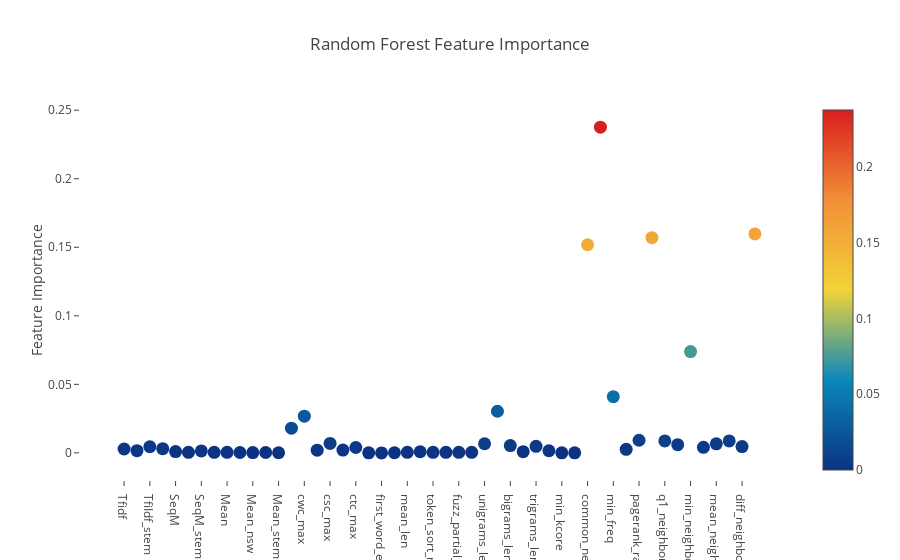

Source (notebook cell):
### Code cell
# Scatter plot 
fi(rf,'Random Forest')

### Figure 1 — Plotly figure (JSON) as saved in the notebook; plotly's stock layout.template omitted (floating-point values rounded to 4 significant figures)
{"data": [{"marker": {"color": [0.002836, 0.001574, 0.004461, 0.003028, 0.0009493, 0.0003738, 0.001433, 0.0004023, 0.0003699, 0.0002705, 0.0002002, 0.0002821, 8.773e-05, 0.01802, 0.02678, 0.001997, 0.006868, 0.002034, 0.003925, 6.363e-05, 0, 8.55e-05, 0.0004265, 0.000834, 0.0003736, 0.0004187, 0.0004305, 0.0003786, 0.006675, 0.03037, 0.005351, 0.000861, 0.004764, 0.001559, 1.543e-07, 2.917e-06, 0.1518, 0.2377, 0.04097, 0.002574, 0.009195, 0.157, 0.008754, 0.005972, 0.07389, 0.004054, 0.006569, 0.008719, 0.004602, 0.1597], "colorscale": "Portland", "showscale": true, "size": 13, "sizemode": "diameter", "sizeref": 1}, "mode": "markers", "text": ["Tfidf", "tfidf_nsw", "TfiIdf_stem", "Hash", "SeqM", "SeqM_nsw", "SeqM_stem", "len", "Mean", "len_nsw", "Mean_nsw", "len_stem", "Mean_stem", "cwc_min", "cwc_max", "csc_min", "csc_max", "ctc_min", "ctc_max", "last_word_eq", "first_word_eq", "abs_len_diff", "mean_len", "token_set_ratio", "token_sort_ratio", "fuzz_ratio", "fuzz_partial_ratio", "longest_substr_ratio", "unigrams_len", "unigrams_ratio", "bigrams_len", "bigrams_ratio", "trigrams_len", "trigrams_ratio", "min_kcore", "max_kcore", "common_neighbor_count", "common_neighbor_ratio", "min_freq", "max_freq", "pagerank_ratio", "clique_size", "q1_neighbor_count", "q2_neighbor_count", "min_neighbor_count", "max_neighbor_count", "mean_neighbor_count", "sum_neighbor_count", "diff_neighbor_count", "shared_neighbor_count"], "type": "scatter", "x": ["Tfidf", "tfidf_nsw", "TfiIdf_stem", "Hash", "SeqM", "SeqM_nsw", "SeqM_stem", "len", "Mean", "len_nsw", "Mean_nsw", "len_stem", "Mean_stem", "cwc_min", "cwc_max", "csc_min", "csc_max", "ctc_min", "ctc_max", "last_word_eq", "first_word_eq", "abs_len_diff", "mean_len", "token_set_ratio", "token_sort_ratio", "fuzz_ratio", "fuzz_partial_ratio", "longest_substr_ratio", "unigrams_len", "unigrams_ratio", "bigrams_len", "bigrams_ratio", "trigrams_len", "trigrams_ratio", "min_kcore", "max_kcore", "common_neighbor_count", "common_neighbor_ratio", "min_freq", "max_freq", "pagerank_ratio", "clique_size", "q1_neighbor_count", "q2_neighbor_count", "min_neighbor_count", "max_neighbor_count", "mean_neighbor_count", "sum_neighbor_count", "diff_neighbor_count", "shared_neighbor_count"], "y": [0.002836, 0.001574, 0.004461, 0.003028, 0.0009493, 0.0003738, 0.001433, 0.0004023, 0.0003699, 0.0002705, 0.0002002, 0.0002821, 8.773e-05, 0.01802, 0.02678, 0.001997, 0.006868, 0.002034, 0.003925, 6.363e-05, 0, 8.55e-05, 0.0004265, 0.000834, 0.0003736, 0.0004187, 0.0004305, 0.0003786, 0.006675, 0.03037, 0.005351, 0.000861, 0.004764, 0.001559, 1.543e-07, 2.917e-06, 0.1518, 0.2377, 0.04097, 0.002574, 0.009195, 0.157, 0.008754, 0.005972, 0.07389, 0.004054, 0.006569, 0.008719, 0.004602, 0.1597]}], "layout": {"autosize": true, "hovermode": "closest", "showlegend": false, "title": "Random Forest Feature Importance", "xaxis": {"showgrid": false, "showline": false, "ticklen": 5, "zeroline": false}, "yaxis": {"gridwidth": 2, "showgrid": false, "ticklen": 5, "title": "Feature Importance", "zeroline": false}}}
